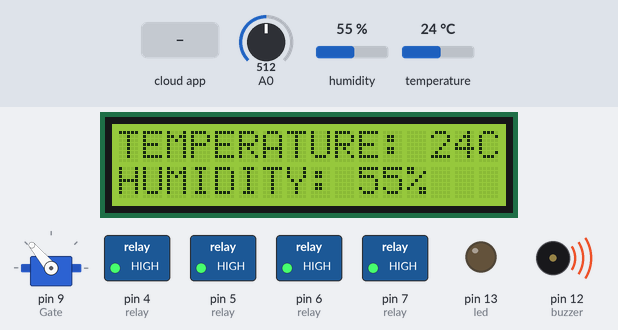
This sketch was run on a simulated Arduino Uno, built with avr-gcc and run on an emulated ATmega328P. Parts: servo, 16×2 character LCD, switched loads named in the sketch (green lamp = pin HIGH), output pins drawn as LEDs (lit = HIGH), buzzer (waves = sounding, pin HIGH). Wiring (inferred from the names in the program): IR receiver: data pin 8. The test bench sets the inputs (shaded band); at power-on: A0 = 512, humidity 55 %, temperature 24 °C. The RemoteXY app is connected.

Above: at 1.2 s.
1.3 s: A0 set to 325
2.8 s: A0 set to 300
At 4.0 s:
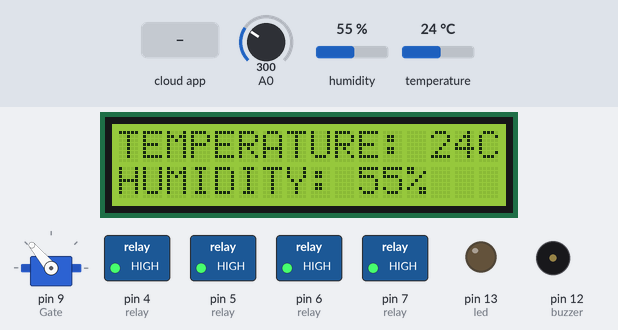
4.3 s: the phone or cloud app sets switch_1 to 1
At 4.8 s:
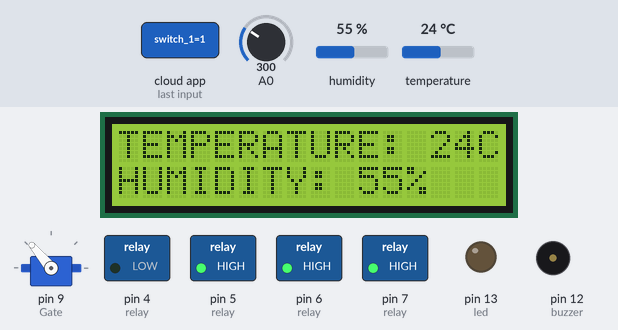
5.8 s: humidity set to 67 %
At 6.6 s:
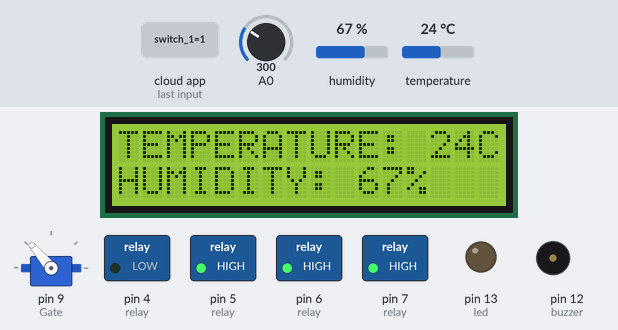
7.3 s: humidity set to 71 %
At 7.9 s:
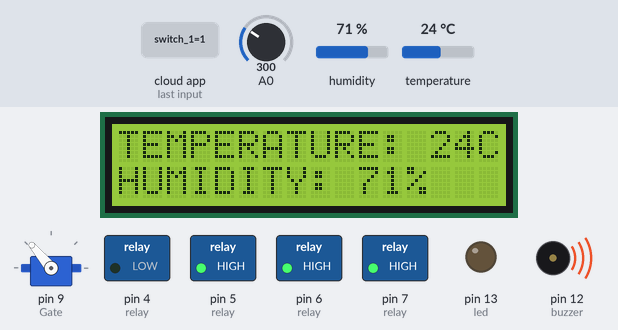
8.8 s: the phone or cloud app sets pushSwitch_1 to 1
At 9.7 s:
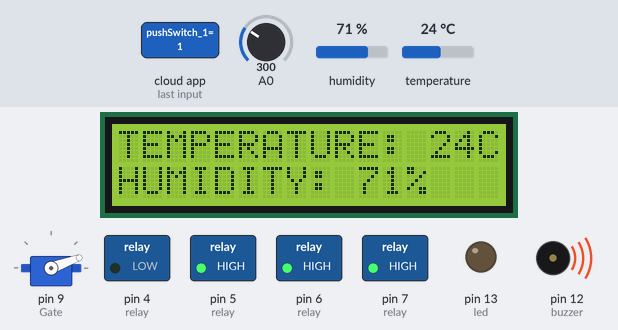
Timing chart, 0 to 11.3 s (numbered marks = the images above; inputs shaded):
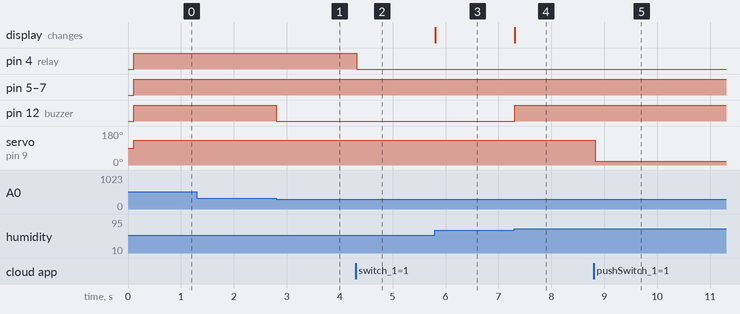

The sketch:

arduino_Smart_home_xy.ino
```cpp
//////////////////////////////////////////////
//        RemoteXY include library          //
//////////////////////////////////////////////

// RemoteXY select connection mode and include library
#define REMOTEXY_MODE__HARDSERIAL

#include <RemoteXY.h>
#include <Wire.h>
#include <LiquidCrystal_I2C.h>
#include <RemoteXY.h>
#include <Servo.h>
#include <Adafruit_Sensor.h>
#include <DHT.h>
#include <DHT_U.h>


Servo Gate;
int temp;
int humi;
int gas;

#define DHTPIN 10
#define DHTTYPE    DHT22
DHT_Unified dht(DHTPIN, DHTTYPE);
LiquidCrystal_I2C lcd(0x27, 16, 2);

// RemoteXY connection settings
#define REMOTEXY_SERIAL Serial
#define REMOTEXY_SERIAL_SPEED 9600


// RemoteXY configurate
#pragma pack(push, 1)
uint8_t RemoteXY_CONF[] =   // 379 bytes
  { 255,5,0,43,0,116,1,16,31,5,2,1,39,46,22,11,1,2,26,31,
  31,79,78,0,79,70,70,0,10,48,23,24,15,15,1,4,26,31,79,112,
  101,110,0,31,67,108,111,115,101,0,2,1,39,59,22,11,1,2,26,31,
  31,79,78,0,79,70,70,0,2,1,39,72,22,11,1,2,26,31,31,79,
  78,0,79,70,70,0,129,0,22,18,16,6,1,27,71,65,84,69,0,2,
  1,39,85,22,11,1,2,26,31,31,79,78,0,79,70,70,0,129,0,1,
  49,33,6,1,28,66,69,68,32,82,79,79,77,0,129,0,1,62,33,5,
  1,28,76,73,86,73,78,71,32,82,79,79,77,0,129,0,1,75,27,6,
  1,28,75,73,84,67,72,69,78,0,129,0,1,87,26,6,1,28,71,65,
  82,65,71,69,0,131,1,4,5,20,7,1,2,31,99,111,110,116,114,111,
  108,0,131,0,28,5,31,7,2,2,31,110,111,116,105,102,105,99,97,116,
  105,111,110,0,66,129,8,38,35,9,2,6,26,70,16,38,16,13,13,2,
  26,37,0,66,129,8,55,34,9,2,4,26,66,129,8,72,34,9,2,36,
  26,69,0,5,86,10,10,2,6,69,0,25,86,10,10,2,4,69,0,46,
  86,10,10,2,1,129,0,9,19,19,6,2,28,77,111,116,105,111,110,0,
  129,0,8,32,36,6,2,6,84,101,109,112,101,114,97,116,117,114,101,0,
  129,0,8,49,25,6,2,4,72,117,109,105,100,105,116,121,0,129,0,8,
  66,11,6,2,36,71,97,115,0,67,4,45,38,12,9,2,2,26,11,67,
  4,45,55,12,9,2,2,26,11,67,4,45,72,12,9,2,2,26,11 };

// this structure defines all the variables and events of your control interface
struct {

    // input variables
  uint8_t switch_1; // =1 if switch ON and =0 if OFF
  uint8_t pushSwitch_1; // =1 if state is ON, else =0
  uint8_t switch_2; // =1 if switch ON and =0 if OFF
  uint8_t switch_3; // =1 if switch ON and =0 if OFF
  uint8_t switch_4; // =1 if switch ON and =0 if OFF

    // output variables
  int8_t level_1; // =0..100 level position
  uint8_t led_1; // led state 0 .. 1
  int8_t level_2; // =0..100 level position
  int8_t level_3; // =0..100 level position
  int16_t sound_1; // =0 no sound, else ID of sound, =1001 for example, look sound list in app
  int16_t sound_2; // =0 no sound, else ID of sound, =1001 for example, look sound list in app
  int16_t sound_3; // =0 no sound, else ID of sound, =1001 for example, look sound list in app
  char text_1[11];  // string UTF8 end zero
  char text_2[11];  // string UTF8 end zero
  char text_3[11];  // string UTF8 end zero

    // other variable
  uint8_t connect_flag;  // =1 if wire connected, else =0

} RemoteXY;
#pragma pack(pop)

/////////////////////////////////////////////
//           END RemoteXY include          //
/////////////////////////////////////////////


void setup()
{
   pinMode(4,OUTPUT) ; //relay
  pinMode(5,OUTPUT); //relay
  pinMode(6,OUTPUT);//relay
  pinMode(7,OUTPUT);//relay
  Gate.attach(9); //servo
  pinMode(8,INPUT); //ir
  pinMode(12,OUTPUT); //buzzer
  pinMode(13,OUTPUT); //led


  lcd.begin();
  lcd.backlight();
  lcd.setCursor(0, 0);
  lcd.print("TEMPERATURE: ");
  lcd.setCursor(0, 1);
  lcd.print("HUMIDITY: ");
  dht.begin();

  RemoteXY_Init ();

}

void loop()
{
  RemoteXY_Handler ();

   sensors_event_t event;
   dht.temperature().getEvent(&event);
   temp =  event.temperature ;
   RemoteXY.level_1 =temp;
   String str = String(temp);
   str.toCharArray(RemoteXY.text_1, 11);
   if (temp >= 50 )  {RemoteXY.sound_1 = 2003; }
   else { RemoteXY.sound_1 = 0; }

  lcd.setCursor(13, 0);
  lcd.print(temp);
  lcd.setCursor(15, 0);
  lcd.print("C");


   dht.humidity().getEvent(&event);
   humi=event.relative_humidity ;
   RemoteXY.level_2 = humi;
   String str1 = String(humi);
   str1.toCharArray(RemoteXY.text_2, 11);
   if (humi >= 70 )  { RemoteXY.sound_2 = 2003 ; }
   else {RemoteXY.sound_2 = 0;  }

  lcd.setCursor(10, 1);
  lcd.print(humi);
  lcd.setCursor(12, 1);
  lcd.print("%");


   gas = map(analogRead(A0),0,1023,0,100);
   RemoteXY.level_3 = gas;
   String str2 = String(gas);
   str2.toCharArray(RemoteXY.text_3, 11);
   if(gas > 30 ) { RemoteXY.sound_3 = 2012 ;}
   else { RemoteXY.sound_3 = 0 ; }

   if (temp >= 50  ||  humi >= 70  || gas > 30 ) {digitalWrite(12,HIGH);}
   else {digitalWrite(12,LOW); }


  if (RemoteXY.pushSwitch_1 == 0) {Gate.write(130); }
  if (RemoteXY.pushSwitch_1 == 1 ) {Gate.write(20);  }


  if (RemoteXY.switch_1 == 0 ) {digitalWrite(4,HIGH); }
  if (RemoteXY.switch_1 == 1 ) {digitalWrite(4,LOW); }

  if (RemoteXY.switch_2 == 0 ) {digitalWrite(5,HIGH); }
  if (RemoteXY.switch_2 == 1 ) {digitalWrite(5,LOW); }

  if (RemoteXY.switch_3 == 0) {digitalWrite(6,HIGH); }
  if (RemoteXY.switch_3 == 1 ) {digitalWrite(6,LOW); }

  if (RemoteXY.switch_4 == 0) {digitalWrite(7,HIGH); }
  if (RemoteXY.switch_4 == 1 ) {digitalWrite(7,LOW); }


  if (digitalRead(8) == 0 ) { RemoteXY.led_1 = 1 ; digitalWrite(13,HIGH);}
  else {RemoteXY.led_1 = 0 ; digitalWrite(13,LOW);}


}
```

Measured:
- the behaviour switches between 318 and 317 on A0 (found by bisection; images 0 and 1)
- the behaviour switches between 69 and 70 % on humidity (found by bisection; images 3 and 4)
- after the input at 1.3 s, every drawn part: stays the same
- after the input at 2.8 s, pin 12 (buzzer): HIGH → LOW at once
- after the input at 4.3 s, pin 4 (relay): HIGH → LOW at once
- after the input at 5.8 s, the display: changes at once (image 3)
- after the input at 7.3 s, pin 12 (buzzer): LOW → HIGH at once; the display: changes at once (image 4)
- after the input at 8.8 s, servo on pin 9 (Gate): 130° → 20° at once
